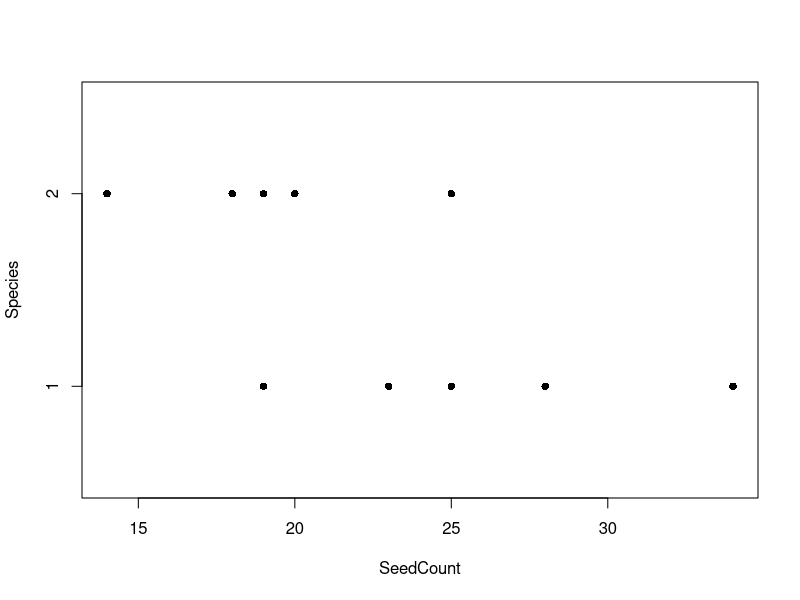
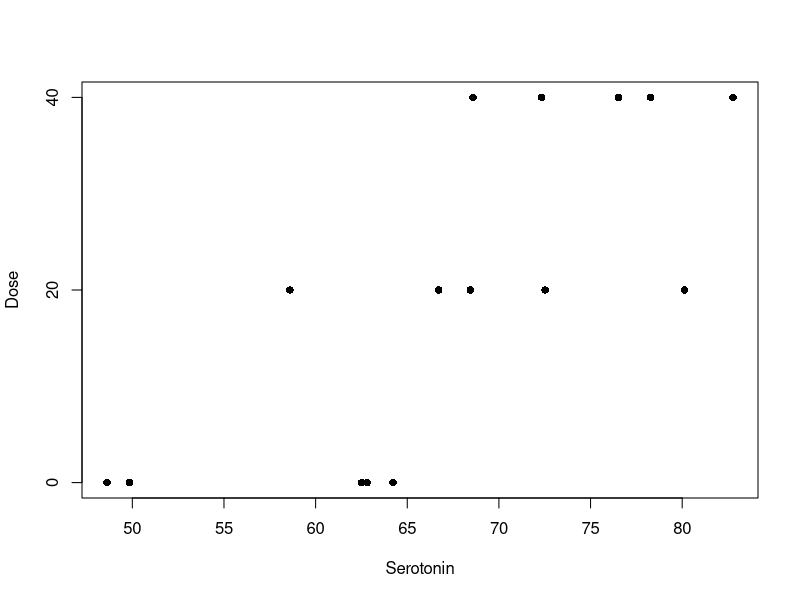
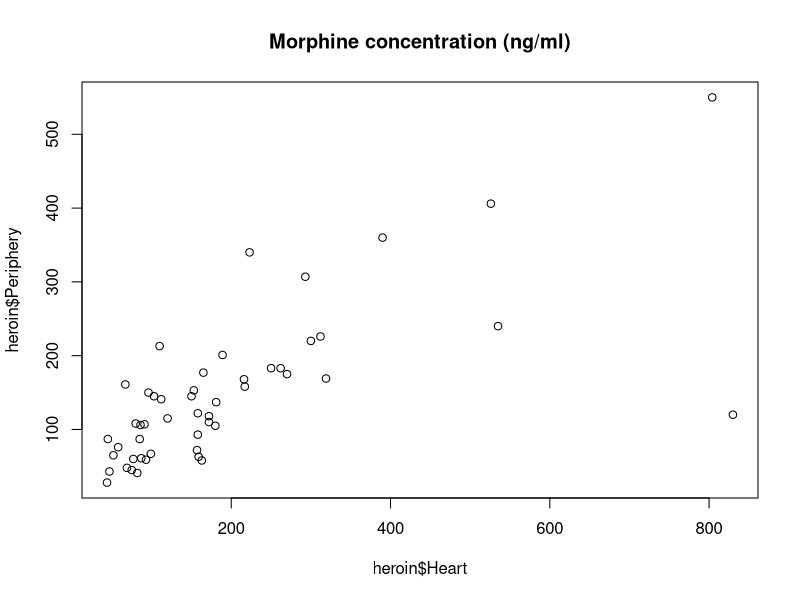

These charts were generated, in order, by the following R code:
## ---- chunk 1
seeds<-read.csv('DataSets2/seedcounts.csv')
## ---- chunk 2
stripchart(SeedCount ~ Species, data=seeds, pch=16, 
           ylab="Species", ylim=c(0.5,2.5))
## ---- chunk 3
wilcox.test(SeedCount ~ Species, data=seeds)
## ---- chunk 4
flies<-read.csv('DataSets2/flytemp.csv')
## ---- chunk 5
t.test(flies$Cold, flies$Warm, paired=TRUE)
## ---- chunk 6
skin <- read.csv('DataSets2/skingraft.csv')
## ---- chunk 7
## Perform Sign Test using binom.test function (1-sided alternative)
## Input the test statistic (Bs=9), and the number of pairs (n=11)
binom.test(9, 11, alternative="greater")
## ---- chunk 8
drugs<-read.csv('DataSets2/drugs.csv')
table(drugs$Treatment, drugs$Response)
chisq.test(table(drugs$Treatment, drugs$Response), correct=FALSE)
## ---- chunk 9
chisq.test(table(drugs$Treatment, drugs$Response))
## ---- chunk 10
paxil<-read.csv('DataSets2/paxil.csv')
summary(aov(Serotonin ~ as.factor(Dose), data=paxil))
## ---- chunk 11
## Same result using the `lm` function to fit a linear model:
summary(lm(Serotonin ~ as.factor(Dose), data=paxil))
## ---- chunk 12
TukeyHSD(aov(Serotonin ~ as.factor(Dose), data=paxil))
## ---- chunk 13
stripchart(Serotonin ~ as.factor(Dose), data=paxil, pch=16, ylab="Dose")
## ---- chunk 14
heroin <- read.csv('DataSets2/heroin-regression.csv')
head(heroin)
## ---- chunk 15
plot(heroin$Heart, heroin$Periphery, 
     main="Morphine concentration (ng/ml)")
## ---- chunk 16
summary(lm(Heart ~ Periphery, data=heroin))
## ---- chunk 17
summary(lm(Heart ~ Periphery, data=heroin))$coefficients
## ---- chunk 18
cor(heroin$Heart, heroin$Periphery)
## ---- chunk 19
cor(heroin$Heart, heroin$Periphery, method='spearman')
## ---- chunk 20
cor.test(heroin$Heart, heroin$Periphery)
